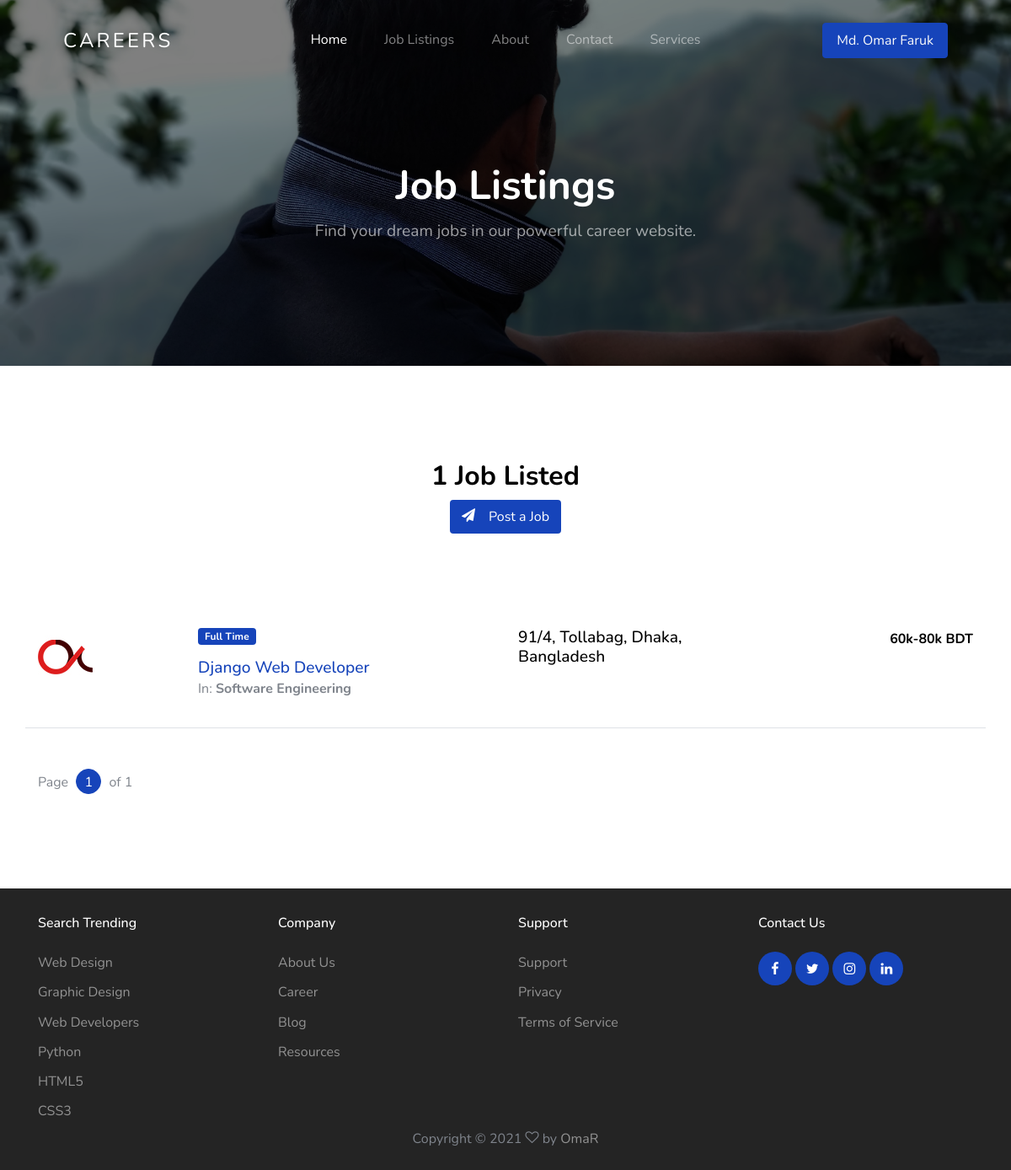
The page /jobs/job-listing/ (signed in) on the database as committed earlier.
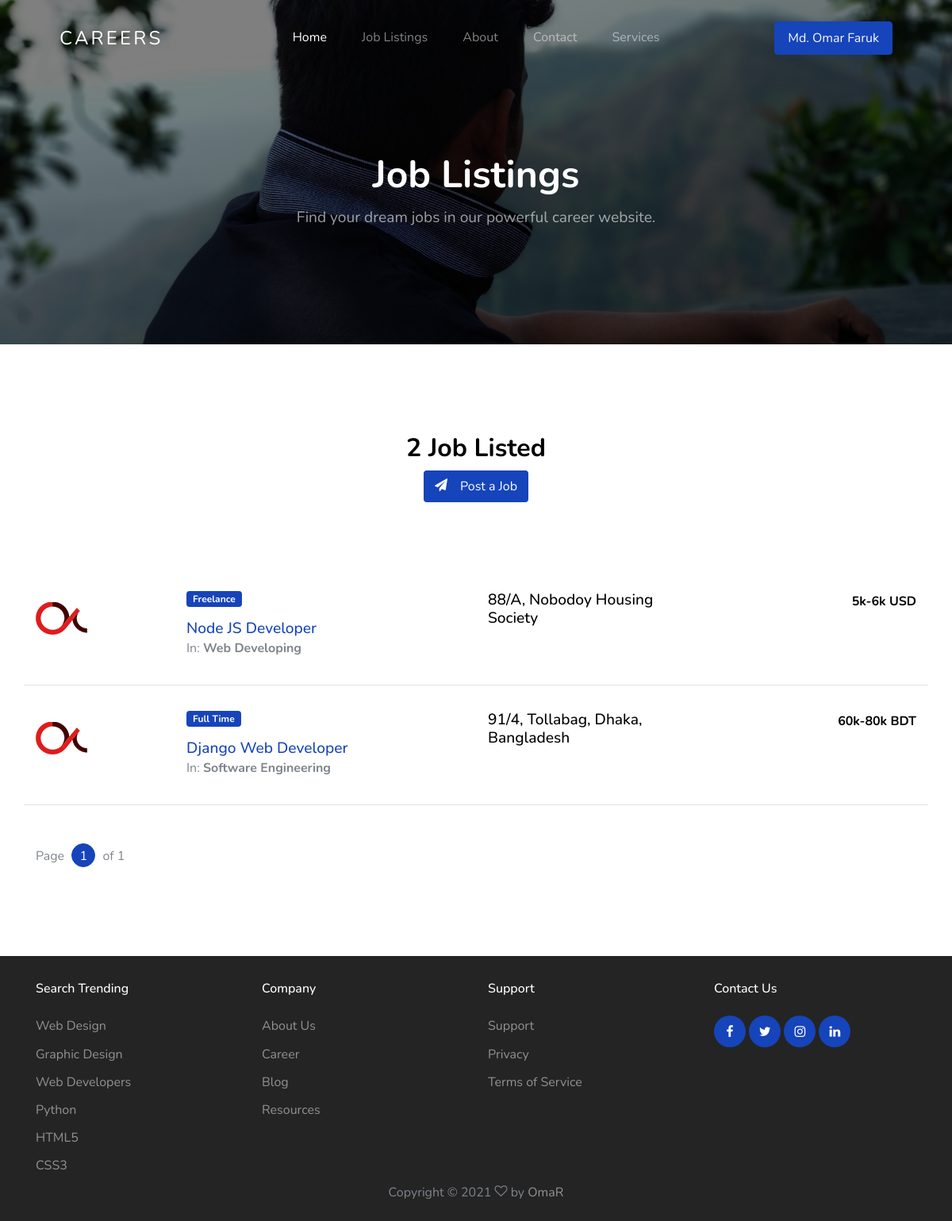
The same page on the database as committed later.
### jobs/models.py (models this page shows, shortened)
class JobListing(models.Model):
    user = models.ForeignKey(settings.AUTH_USER_MODEL, on_delete=models.CASCADE,
                             null=True, editable=False, blank=True)
    title = models.CharField(max_length=100)
    company_name = models.CharField(max_length=200)
    employment_status = models.CharField(choices=JOB_TYPE, max_length=10)
    vacancy = models.CharField(max_length=10, null=True)
    gender = models.CharField(choices=GENDER, max_length=30, null=True)
    category = models.CharField(choices=CATEGORY, max_length=30)
    description = models.TextField()
    responsibilities = models.TextField()
    experience = models.CharField(max_length=100)
    job_location = models.CharField(max_length=120)
    Salary = models.CharField(max_length=100, null=True, blank=True)
    image = models.ImageField(blank=True, upload_to='media', null=True)
    application_deadline = models.DateTimeField()
    published_on = models.DateTimeField(default=timezone.now)

### jobs/views.py (the view)
# urls.py: path('job-listing/', job_listing, name='job-listing'),
@login_required
def job_listing(request):
    query = JobListing.objects.all().count()
    qs = JobListing.objects.all().order_by('-published_on')
    paginator = Paginator(qs, 3)  # Show 3 jobs per page
    page = request.GET.get('page')
    try:
        qs = paginator.page(page)
    except PageNotAnInteger:
        qs = paginator.page(1)
    except EmptyPage:
        qs = paginator.page(paginator.num_pages)
    context = {
        'query': qs,
        'job_qs': query
    }
    return render(request, "jobs/job_listing.html", context)

### templates/jobs/job_listing.html (shortened to what this page needs)
{% extends 'base.html' %}
{% load static %}
{% block content %}
    <section class="home-section section-hero inner-page overlay bg-image"
             style="background-image: url('{% static 'images/hero_1.jpg' %}');"
             id="home-section">
        <div class="container">
            <div class="row align-items-center justify-content-center">
                <div class="col-md-12">
                    <div class="mb-5 text-center">
                        <h1 class="text-white font-weight-bold">Job Listings</h1>
                        <p>Find your dream jobs in our powerful career website.</p>
                    </div>
                </div>
            </div>
        </div>
    </section>
    <section class="site-section">
        <div class="container">
            <div class="row mb-5 justify-content-center">
                <div class="col-md-7 text-center">
                    <h2 class="section-title mb-2">{{ job_qs }} Job Listed</h2>
                    <div class="mb-5 text-center">
                        <a href="{% url 'jobs:job-post' %}"
                           class="btn btn-primary border-width-2 d-none d-lg-inline-block">
                      <span class="mr-2 icon-paper-plane">
                      </span>Post a Job</a>
                    </div>
                </div>
            </div>
            <div class="mb-5">
                {% for q in query %}
                    <div class="row align-items-start job-item border-bottom pb-3 mb-3 pt-3">
                        <div class="col-md-2">
                            <a href=""><img class="img-fluid" src="{% static 'images/featured-listing-2.jpg' %}"
                                            alt="image"></a>
                        </div>
                        <div class="col-md-4">
              <span class="badge badge-primary px-2 py-1 mb-3">
                    {{ q.employment_status }}
              </span>
                            <h2><a href="{% url 'jobs:job-single' q.id %}">{{ q.title }}</a></h2>
                            In: <strong>{{ q.category }}</strong></p>
                        </div>
                        <div class="col-md-3 text-left">
                            <h3>{{ q.job_location }}</h3>
                        </div>
                        <div class="col-md-3 text-md-right">
                            <strong class="text-black">{{ q.Salary }}</strong>
                        </div>
                    </div>
                {% endfor %}
            </div>
            <div class="row pagination-wrap">
                <div class="col-md-6 text-center text-md-left">
                    <div class="custom-pagination ml-auto">
                        <div class="d-inline-block">
                            Page <a href="#" class="active">{{ query.number }}</a> of {{ query.paginator.num_pages }}
                        </div>
                    </div>
                </div>
            </div>
        </div>
    </section>
{% endblock %}

### templates/base.html (shortened to what this page needs)
{% load static %}
<html lang="en">
<head>
    <link rel="stylesheet" href="{% static 'css/custom-bs.css' %}">
    <link rel="stylesheet" href="{% static 'css/jquery.fancybox.min.css' %}">
    <link rel="stylesheet" href="{% static 'css/bootstrap-select.min.css' %}">
    <link rel="stylesheet" href="{% static 'fonts/icomoon/style.css' %}">
    <link rel="stylesheet" href="{% static 'fonts/line-icons/style.css' %}">
    <link rel="stylesheet" href="{% static 'css/owl.carousel.min.css' %}">
    <link rel="stylesheet" href="{% static 'css/animate.min.css' %}">
    <link rel="stylesheet" href="{% static 'css/style.css' %}">
</head>
<body id="top">
    <div class="site-wrap">
        {% include 'navbar.html' %}
        {% block content %}
        {% endblock %}
        <footer class="site-footer">
            <div class="container">
                <div class="row mb-5" style="margin-bottom: -10px!important;">
                    <div class="col-6 col-md-3 mb-4 mb-md-0">
                        <h3>Search Trending</h3>
                        <ul class="list-unstyled">
                            <li><a href="#">Web Design</a></li>
                            <li><a href="#">Graphic Design</a></li>
                            <li><a href="#">Web Developers</a></li>
                            <li><a href="#">Python</a></li>
                            <li><a href="#">HTML5</a></li>
                            <li><a href="#">CSS3</a></li>
                        </ul>
                    </div>
                    <div class="col-6 col-md-3 mb-4 mb-md-0">
                        <h3>Company</h3>
                        <ul class="list-unstyled">
                            <li><a href="#">About Us</a></li>
                            <li><a href="#">Career</a></li>
                            <li><a href="#">Blog</a></li>
                            <li><a href="#">Resources</a></li>
                        </ul>
                    </div>
                    <div class="col-6 col-md-3 mb-4 mb-md-0">
                        <h3>Support</h3>
                        <ul class="list-unstyled">
                            <li><a href="#">Support</a></li>
                            <li><a href="#">Privacy</a></li>
                            <li><a href="#">Terms of Service</a></li>
                        </ul>
                    </div>
                    <div class="col-6 col-md-3 mb-4 mb-md-0">
                        <h3>Contact Us</h3>
                        <div class="footer-social">
                            <a href="#"><span class="icon-facebook"></span></a>
                            <a href="#"><span class="icon-twitter"></span></a>
                            <a href="#"><span class="icon-instagram"></span></a>
                            <a href="#"><span class="icon-linkedin"></span></a>
                        </div>
                    </div>
                </div>
                <div class="row text-center">
                    <div class="col-12">
                        <p style="margin-bottom: -10px!important;">
                            Copyright &copy;
                            <i class="icon-heart-o" aria-hidden="true"></i> by <a href="om" target="_blank">OmaR</a>
                        </p>
                    </div>
                </div>
            </div>
        </footer>
    </div>
</body>
</html>

### templates/navbar.html (shortened to what this page needs)
{% load static %}
<header class="site-navbar mt-3">
  <div class="container-fluid">
    <div class="row align-items-center">
      <div class="site-logo col-6"><a href="{% url 'home' %}">Careers</a></div>
      <nav class="mx-auto site-navigation">
        <ul class="site-menu js-clone-nav d-none d-xl-block ml-0 pl-0">
          <li><a href="{% url 'home' %}" class="nav-link active">Home</a></li>
          <li><a href="{% url 'jobs:job-listing' %}">Job Listings</a></li>
          <li><a href="{% url 'jobs:about' %}">About</a></li>
          <li><a href="{% url 'jobs:contact' %}">Contact</a></li>
          <li><a href="{% url 'jobs:service' %}"> Services</a></li>
        </ul>
      </nav>
      {% if user.is_authenticated %}
      <div class="right-cta-menu text-right d-flex aligin-items-center col-6">
        <div class="ml-auto">
          <ul class="nav">
            <li class="nav-item dropdown">
              <a class="nav-link dropdown-toggle btn btn-primary text-light" data-toggle="dropdown" href="#" role="button" aria-haspopup="True"
                aria-expanded="false">
                {{request.user.first_name}} {{request.user.last_name}}</a>
            </li>
          </ul>
        </div>
      </div>
      {% endif %}
    </div>
  </div>
</header>

### static/css/style.css (style rules this page uses)
.site-navbar { margin-bottom: 0px; z-index: 1999; position: absolute; width: 100%; top: 2rem; }
.site-navbar .container-fluid { padding-left: 7rem; padding-right: 7rem; }
.site-navbar .site-logo { position: absolute; left: 5%; }
.site-navbar .site-logo a { color: #fff; font-size: 1.5rem; letter-spacing: .2rem; text-transform: uppercase; }
.site-navbar .site-burger-menu, .site-navbar .right-cta-menu { position: absolute; right: 5%; }
.site-navbar .site-navigation { position: absolute; left: 50%; -webkit-transform: translateX(-50%); -ms-transform: translateX(-50%); transform: translateX(-50%); z-index: 5; }
.site-navbar .site-navigation .site-menu { margin-bottom: 0; }
.site-navbar .site-navigation .site-menu .active { color: #fff; display: inline-block; padding: 5px 20px; }
.site-navbar .site-navigation .site-menu a { text-decoration: none !important; display: inline-block; position: relative; }
.site-navbar .site-navigation .site-menu > li { display: inline-block; }
.site-navbar .site-navigation .site-menu > li > a { padding: 20px 20px !important; color: rgba(255, 255, 255, 0.5); display: inline-block; text-decoration: none !important; }
.site-mobile-menu .site-nav-wrap { padding: 0; margin: 0; list-style: none; position: relative; }
.site-mobile-menu .site-nav-wrap a { padding: 10px 20px; display: block; position: relative; color: #212529; }
.site-mobile-menu .site-nav-wrap li { position: relative; display: block; }
.site-mobile-menu .site-nav-wrap li .active { color: #000; }
.site-mobile-menu .site-nav-wrap > li { display: block; position: relative; float: left; width: 100%; }
.site-mobile-menu .site-nav-wrap > li > a { padding-left: 20px; font-size: 20px; }
body { font-weight: 400; font-size: 1rem; line-height: 1.7; position: relative; }
body:after { content: ""; position: absolute; top: 0; left: 0; right: 0; bottom: 0; background: rgba(0, 0, 0, 0.7); z-index: 100; opacity: 0; visibility: hidden; -webkit-transition: .3s all ease; -o-transition: .3s all ease; transition: .3s all ease; }
h1, h2, h3, h4 { color: #000; }
.site-section { padding-top: 7rem; padding-bottom: 7rem; position: relative; z-index: 2; }
.text-black { color: #000 !important; }
.home-section { position: relative; }
.home-section > .container { z-index: 2; position: relative; }
.home-section h1 { font-size: 3rem; color: #fff; font-weight: 200; }
.home-section p { font-size: 1.2rem; color: rgba(255, 255, 255, 0.6); }
.bg-image { background-size: cover; background-position: center center; background-repeat: no-repeat; }
.section-title { font-size: 2rem; font-weight: 700; }
.section-hero, .section-hero > .container > .row { height: 100vh; min-height: 900px; }
.section-hero.inner-page, .section-hero.inner-page > .container > .row { height: auto; min-height: auto; padding-top: 6em; padding-bottom: 3em; }
.section-hero.overlay, .section-hero.overlay-2 { position: relative; }
.section-hero.overlay:before, .section-hero.overlay-2:before { z-index: 1; position: absolute; content: ""; top: 0; left: 0; right: 0; bottom: 0; background: rgba(0, 0, 0, 0.5); }
.section-hero > .container { z-index: 2; position: relative; }
.btn:after, .btn:before { display: none; }
.btn.btn-primary { color: #fff; }
.custom-pagination a { width: 30px; height: 30px; line-height: 30px; display: inline-block; border-radius: 50%; border: 1px solid #dee2e6; text-align: center; margin: 0 5px; text-decoration: none; }
.custom-pagination a.active, .custom-pagination a:hover { background: #1644ba; color: #fff; border-color: #1644ba; }
.border-width-2 { border-width: 2px !important; }
.site-footer { padding: 2rem 0; position: relative; background: #242424; }
.site-footer h3 { font-size: 1rem; margin-bottom: 1.5rem; color: #fff; }
.site-footer a { color: rgba(255, 255, 255, 0.5); }
.site-footer ul li { margin-bottom: .5rem; }
.site-footer ul li a { color: rgba(255, 255, 255, 0.5); }
.footer-social a, .social a { display: inline-block; width: 40px; height: 40px; position: relative; background: #1644ba; border-radius: 50%; text-decoration: none !important; }
.footer-social a > span, .social a > span { position: absolute; left: 50%; top: 50%; color: #fff; -webkit-transform: translate(-50%, -50%); -ms-transform: translate(-50%, -50%); transform: translate(-50%, -50%); }
.job-item h2, .job-item h3 { font-size: 1.2rem; margin-bottom: 0; }

Rows that differ between the two databases and show on the page:
added JobListing: employment_status "Freelance", title "Node JS Developer", category "Web Developing", job_location "88/A, Nobodoy Housing Society", Salary "5k-6k USD"
Other text that changed with them:
{{ job_qs }}: "1" → "2"
